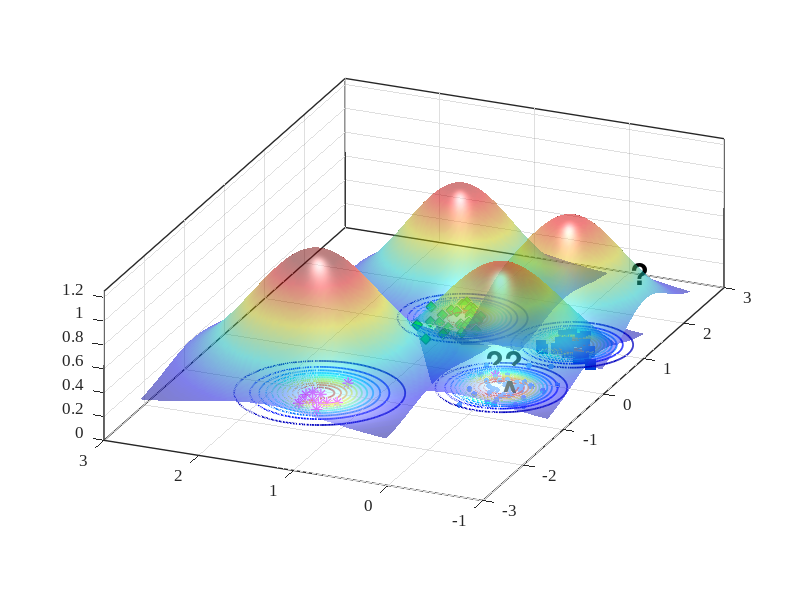

MATLAB code for this plot:
%% Reproduce EVM-style demo figure (no toolboxes)
clear; close all; clc; rng(7);

% ---------- 1) 合成四类二维数据 ----------
% 类中心（大致对应图中位置）
C_star  = [-1.15  1.55];   % 红色星
C_diam  = [ 1.25  1.05];   % 绿色菱形
C_square= [ 1.05 -0.20];   % 蓝色方块
C_dot   = [-0.20  0.00];   % 蓝色小点（被 A 标注影响的那簇）

% 协方差（控制每簇形状）
S = @(sx,sy,rho)[sx^2 rho*sx*sy; rho*sx*sy sy^2];
Sig_star   = S(0.18,0.20, 0.05);
Sig_diam   = S(0.22,0.18,-0.10);
Sig_square = S(0.20,0.16, 0.05);
Sig_dot    = S(0.25,0.18, 0.00);

% 从高斯采样（不用 mvnrnd）
sample = @(N,mu,SIG) (randn(N,2)*chol(SIG,'lower') + mu);

X_star   = sample(12,C_star,   Sig_star);
X_diam   = sample(30,C_diam,   Sig_diam);
X_square = sample(28,C_square, Sig_square);
X_dot    = sample(45,C_dot,    Sig_dot);

% 加一个“离群星”靠近 A（见原图左中）
X_star = [X_star; 0.02 0.15];

% ---------- 2) 底面散点与样式 ----------
figure('Color','w','Position',[100,100,800,600]);
hold on; box on; grid on;
z0 = 0; % 所有散点都放在 z=0 的平面

scatter3(X_dot(:,1),   X_dot(:,2),   z0+zeros(size(X_dot,1),1),   18, [0.35 0.60 1.00], 'filled');  % 蓝色小点
scatter3(X_diam(:,1),  X_diam(:,2),  z0+zeros(size(X_diam,1),1),  60, 'g', 'd', 'filled', 'MarkerEdgeColor',[0 0.45 0]); % 绿菱形
scatter3(X_square(:,1),X_square(:,2),z0+zeros(size(X_square,1),1),60, [0 0.25 0.85], 's', 'filled'); % 蓝方块
scatter3(X_star(:,1),  X_star(:,2),  z0+zeros(size(X_star,1),1),  70, [1 0 1], '*', 'LineWidth',1.0); % 洋红星

% ---------- 3) ψ-model 等值环（彩色同心） ----------
% 采用带形状参的径向函数 psi(r) = exp(-(r/s)^t)
psi = @(X,Y,cx,cy,s,t) exp( - ( sqrt((X-cx).^2 + (Y-cy).^2) ./ s ).^t );

% 选几处“极端向量/代表点”（包含 A 所在）
EV = [ -0.23 -0.02 ;   % A 对应蓝点极端向量
        1.06 -0.22 ;   % 蓝方块
        1.28  1.03 ;   % 绿菱形
       -1.05  1.55 ];  % 红星
scale = [0.42, 0.36, 0.40, 0.48];   % 各自 scale
shape = [2.6,  2.2,  2.4,  2.0];    % 各自 shape

% 网格
[xg,yg] = meshgrid(linspace(-3,3,400));
colormap(jet); caxis([0 1]);

% 等高线层级（红到蓝：高到低）
levels = linspace(1.0,0.05,12);

for k = 1:size(EV,1)
    Z = psi(xg,yg,EV(k,1),EV(k,2),scale(k),shape(k));
    [~, h] = contour(xg,yg,Z,levels);    % 直接画在底面，保持颜色映射
    set(h,'LineWidth',1.25);

    % 将等高线明确压到 z=0（兼容不同 MATLAB 版本）
    ch = get(h,'Children');
    for ic = 1:numel(ch)
        zd = get(ch(ic),'ZData');
        if ~isempty(zd)
            set(ch(ic),'ZData',zeros(size(zd))); % 强制贴在 z=0
        end
    end
end

% 标出 A 与问号
text(-0.34,-0.06,0.02,'A','FontWeight','bold','FontSize',20,'Color','k');
text( 0.25, 0.35,0.03,'??','FontWeight','bold','FontSize',22,'Color','k');
text( 2.90,-0.05,0.03,'?','FontWeight','bold','FontSize',22,'Color','k');

% ---------- 4) 上方半透明“钟形面”（表示类支持/概率） ----------
% 用四个高斯穹顶，中心与各簇一致
gauss2 = @(X,Y,cx,cy,s) exp(-((X-cx).^2 + (Y-cy).^2)/(2*s^2));
tops  = {C_star, C_diam, C_square, C_dot};
sigT  = [0.65 0.55 0.55 0.60];
amp   = [1.05 0.95 0.90 0.85];

% 抬高穹顶，并缩小每个穹顶的覆盖范围（为每个穹顶使用局部网格）
zlift      = 0.18;   % 统一抬高量（不改变颜色映射）
spanFactor = 2;    % 每个穹顶半宽 = spanFactor * sigma（越小覆盖越小）
gridN      = 121;    % 局部网格分辨率

for i=1:4
    cx = tops{i}(1); cy = tops{i}(2);
    span = spanFactor * sigT(i);
    [xgi,ygi] = meshgrid(linspace(cx - span, cx + span, gridN), ...
                         linspace(cy - span, cy + span, gridN));

    Zt = amp(i) * gauss2(xgi,ygi,cx,cy,sigT(i));
    % 用 Zt 作为颜色，Zt+zlift 作为高度，从而抬高且保留原色
    s1 = surf(xgi,ygi, Zt + zlift, Zt, 'EdgeColor','none', 'FaceAlpha',0.5);
end
shading interp; camlight headlight; lighting gouraud;

% ---------- 5) 轴、视角与观感 ----------
xlim([-3 3]); ylim([-1 3]); zlim([0 1.25]); view(-67,22);
axis vis3d; daspect([1 1 0.8]);
set(gca,'FontName','Times New Roman','FontSize',12,'LineWidth',1);
% xlabel('x'); ylabel('y'); zlabel('score / \psi');

% 网格和背景风格
grid on; 
% set(gca,'GridAlpha',0.2,'MinorGridAlpha',0.2);
